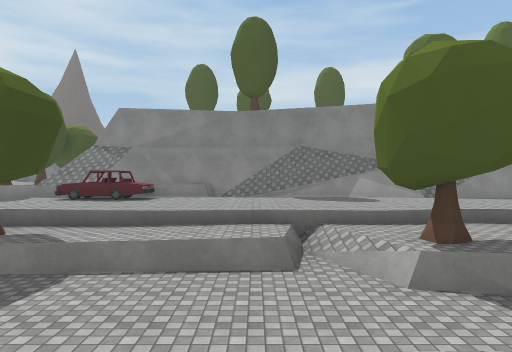
view 1 (above)

24 first-person views from a walk through a Unity game level. The camera is 1.4 m above the floor, looks level and sees 70° across. The floor is counted in squares, 2 m on a side. Each view is taken from the middle of a square. On the plan, view 1 faces up. The plan holds only what a view shows up to about 11 squares ahead; the rest is blank. The place goes on beyond the plan. The player is left out. Some surface patterns are stand-ins.

view 2
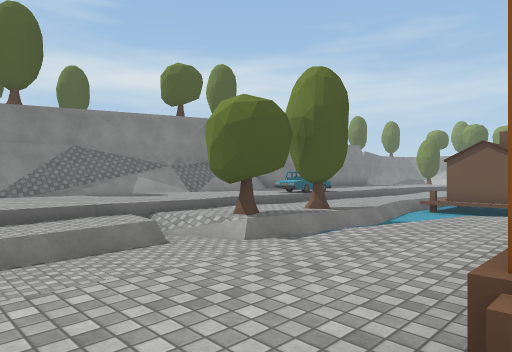

view 3
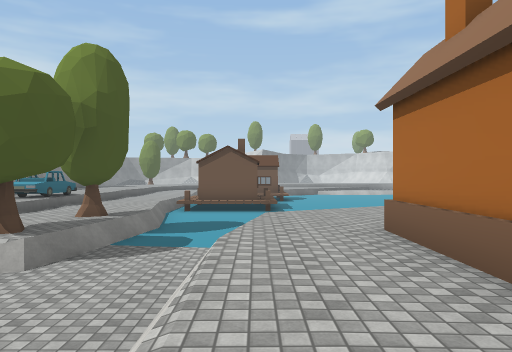

view 4
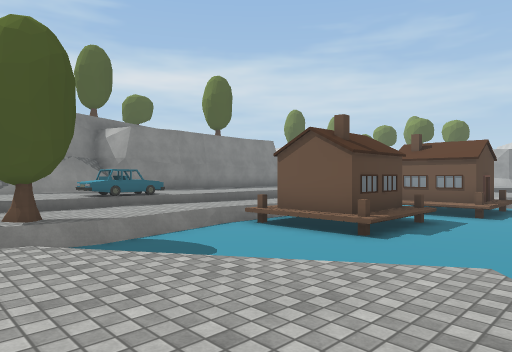

view 5
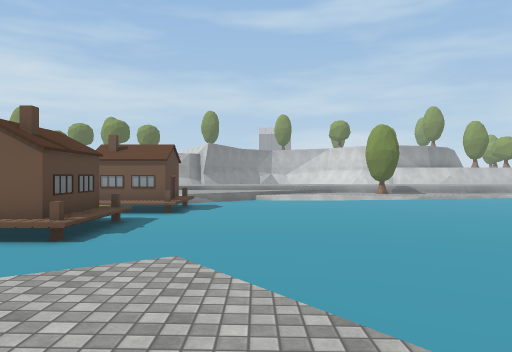

view 6
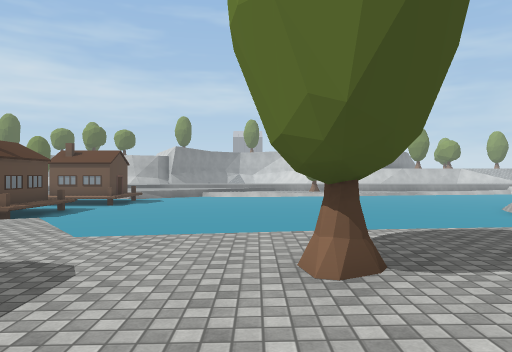

view 7
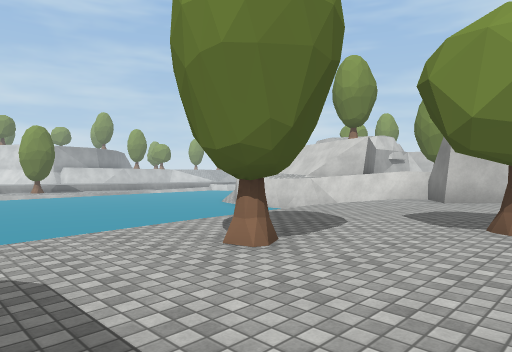

view 8
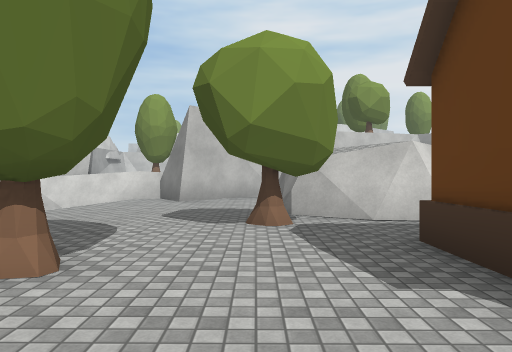

view 9
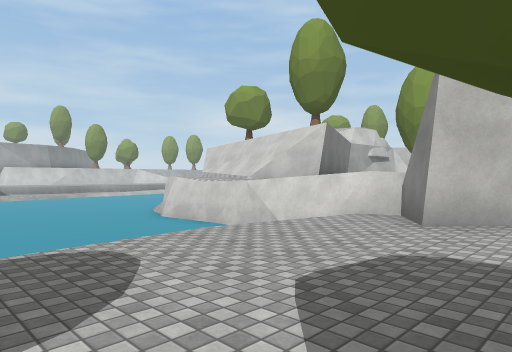

view 10
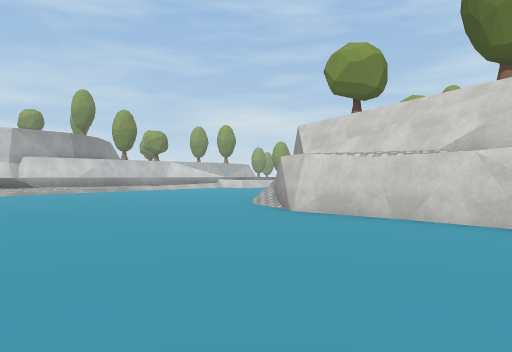

view 11
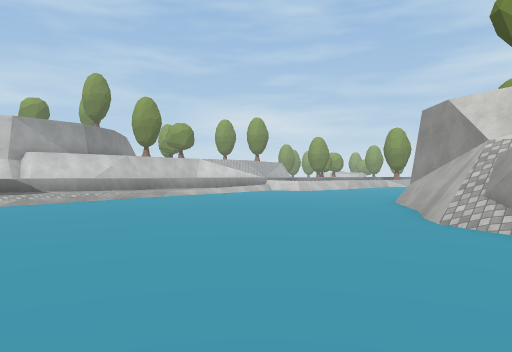

view 12
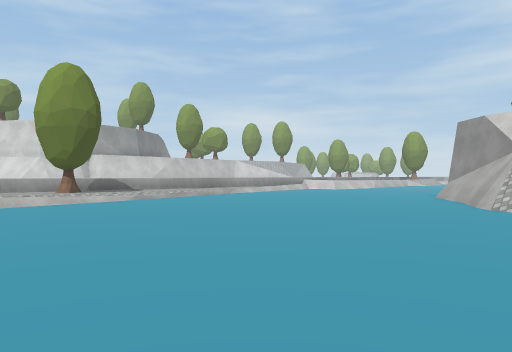

view 13
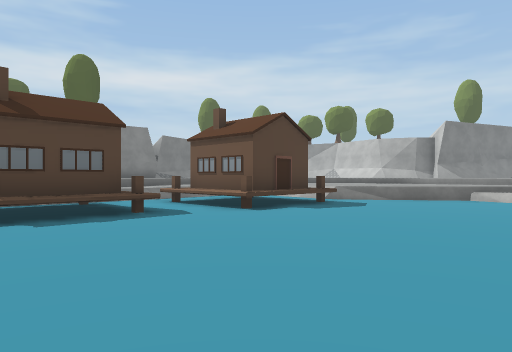

view 14
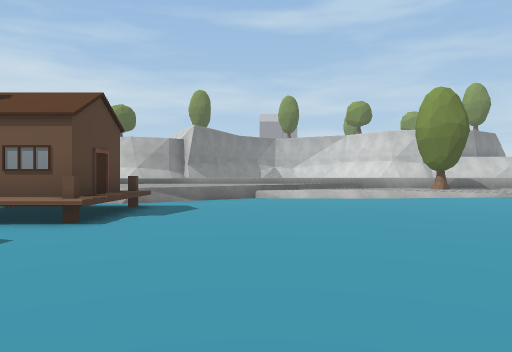

view 15
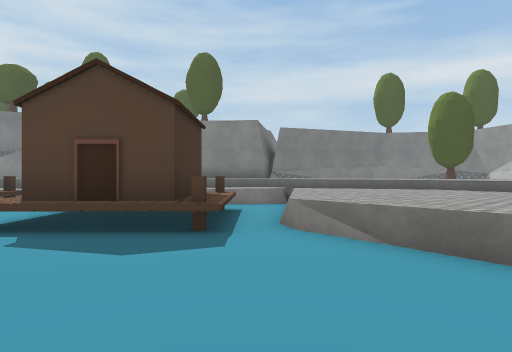

view 16
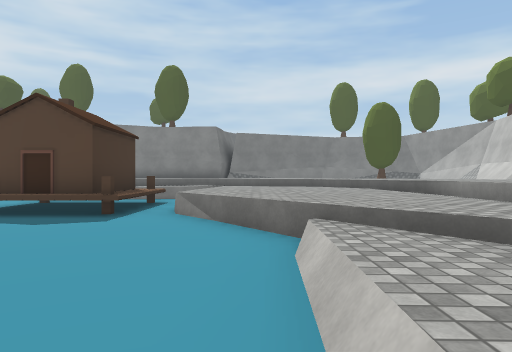

view 17
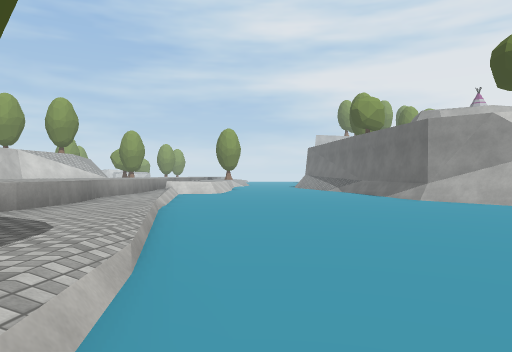

view 18
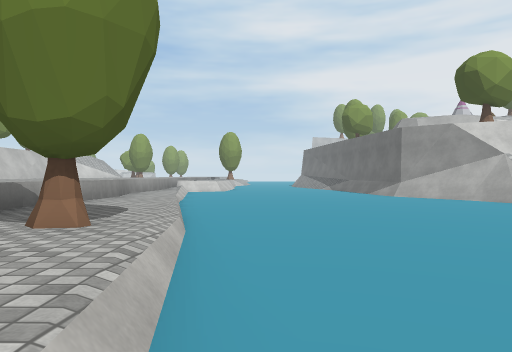

view 19
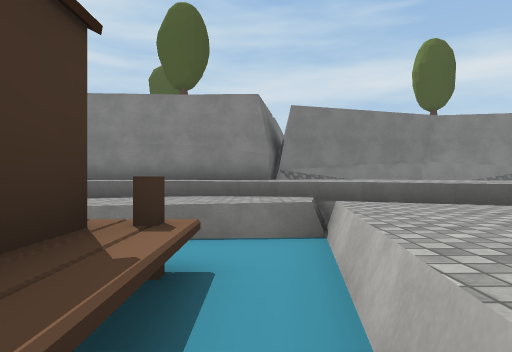

view 20
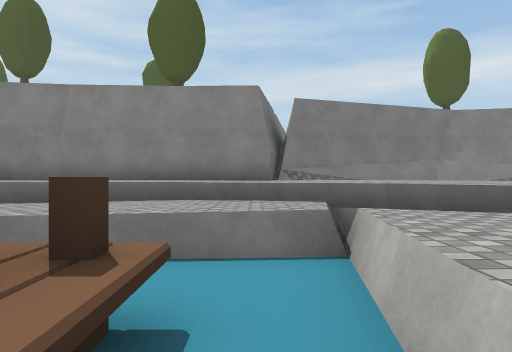

view 21
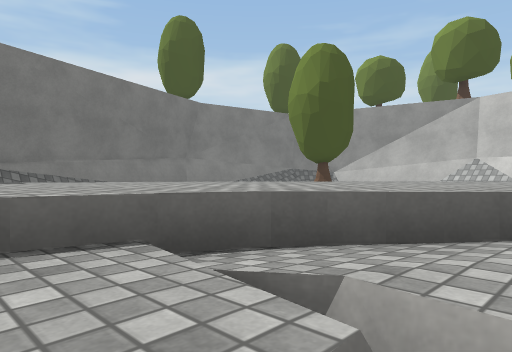

view 22
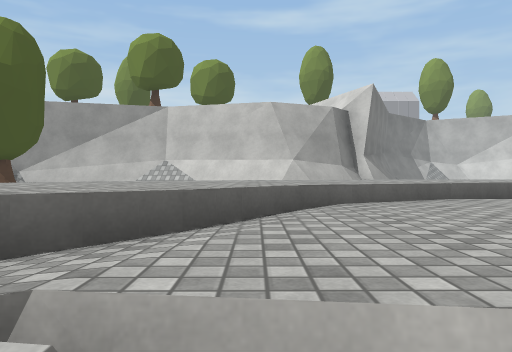

view 23
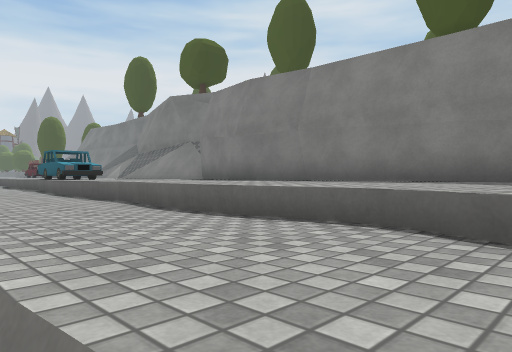

view 24
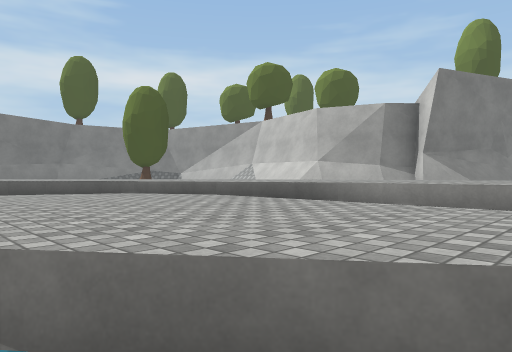

### Floor plan
Key: @ floor where view 1 was taken; # wall or solid block; . main floor; : floor 0.25 m higher than the main floor; + floor 0.5 m higher than the main floor; * floor 0.75 m higher than the main floor; % floor 1 m higher than the main floor; & floor 1.25 m higher than the main floor; / step, stairs or slope; = window, fence, low wall or low ledge; ^ raised ledge; v drop or lower ground; O other object.
Columns run from 3 left of view 1 to 32 right of it. Each row starts with its distance up from view 1.
 12   ###                 ########
 11 ###v#### ##     #######//   */ ^
 10 O&&&&&&&&==  ####&&&&&=/       #
  9 &&&&&&&&&&&    &&&&&&&&&/*  OO #
  8 &&&&&&&&&&&&  &&&&&&&&&&&/*    #
  7 &&&&&&&&&&OO&&&&&&&&&&&&&&//   ##
  6 ****/*********+++++**//&&&&&/  ##
  5 **/=/O**O********+***//&&&&&&* #
  4 .....#=OO*/=O v  +:.//=*/&&&&/##
  3  ............O O..O O./**/&&&&##
  2  ==//........OOO.OOOO.****&&&&/##
  1 %%%%%/==.....OOO.OOOO.****/&&& ##
  0  %%@%%%%/........OOOO.*****&&&  ###
 -1 % OOO%%%//.............****&&&    ##
 -2        %%/.............****&&
 -3       %%/=............../**
 -4    *****/.............../*
 -5 OOO*%%%%=...............++
 -6    %%%O%  ..............+
 -7   #%%%O%   .............+
 -8   %%%%%%/. .............+++
 -9   %OO%%%/ ............../O+
-10  ^##%%%%/.............../O+
-11   ^#%%%%/.............../++&
-12    #%%%%= ............../++&
-13     %%%%  ...............++&
-14     %##########........../:&
-15     ##        ##=......../:
-16               ###......../:&
-17                ###......./:&
-18                  ##.......:&
-19                   #.......:

Positions as (right, up) in squares from view 1, and headings:
1: (0, 0), facing up
2: (-3, -1), facing up-right
3: (-3, 1), facing right
4: (3, -3), facing up-right
5: (3, -3), facing right
6: (0, -6), facing right
7: (0, -4), facing down-right
8: (1, -4), facing down
9: (1, -8), facing down-right
10: (6, -8), facing down-right
11: (11, -9), facing down-right
12: (11, -6), facing down-right
13: (9, -6), facing up-right
14: (9, -3), facing right
15: (18, -5), facing up
16: (20, -7), facing up
17: (20, -8), facing down
18: (20, -6), facing down
19: (18, 0), facing up
20: (18, 1), facing up
21: (18, 4), facing up-right
22: (18, 4), facing right
23: (18, 4), facing up-left
24: (19, -3), facing up-right
